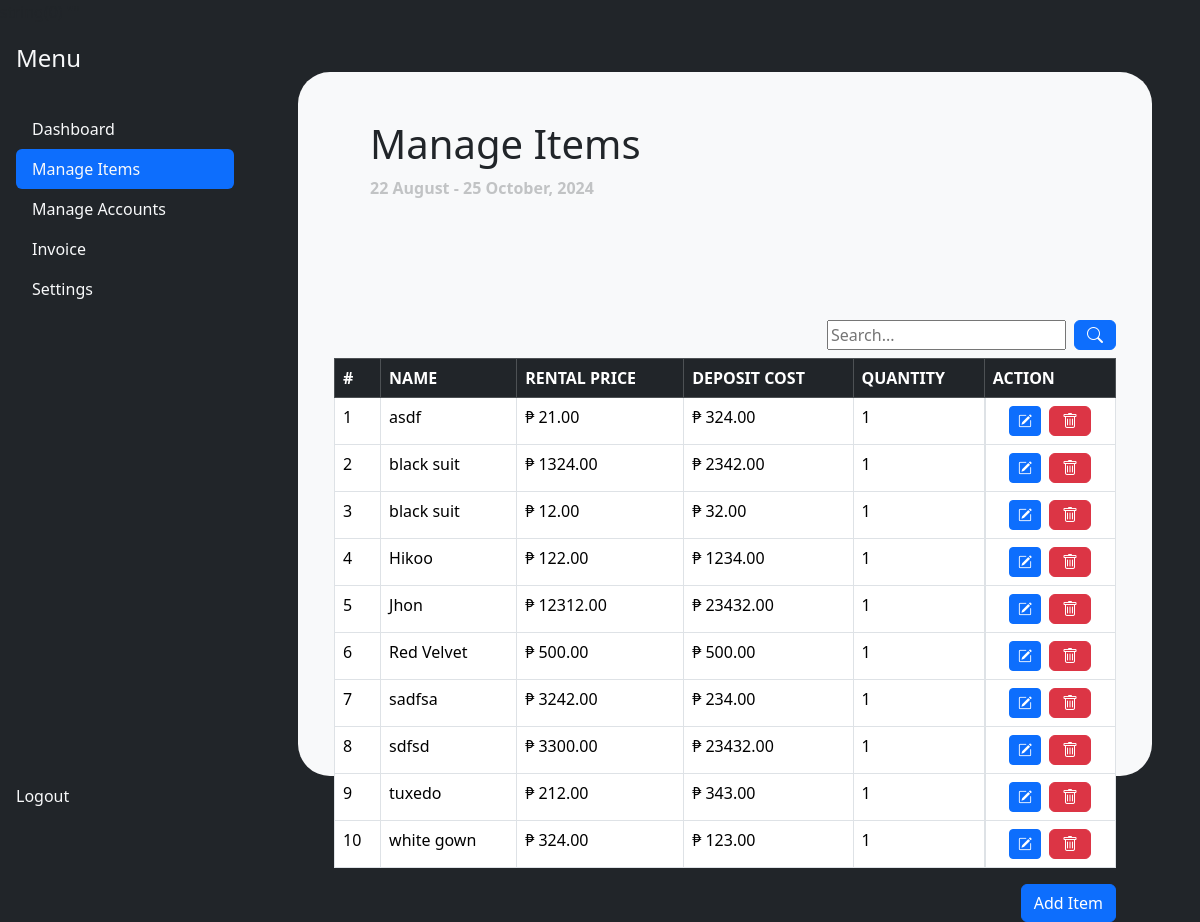
Before: /frontend/admin/manage.php with the older database file.
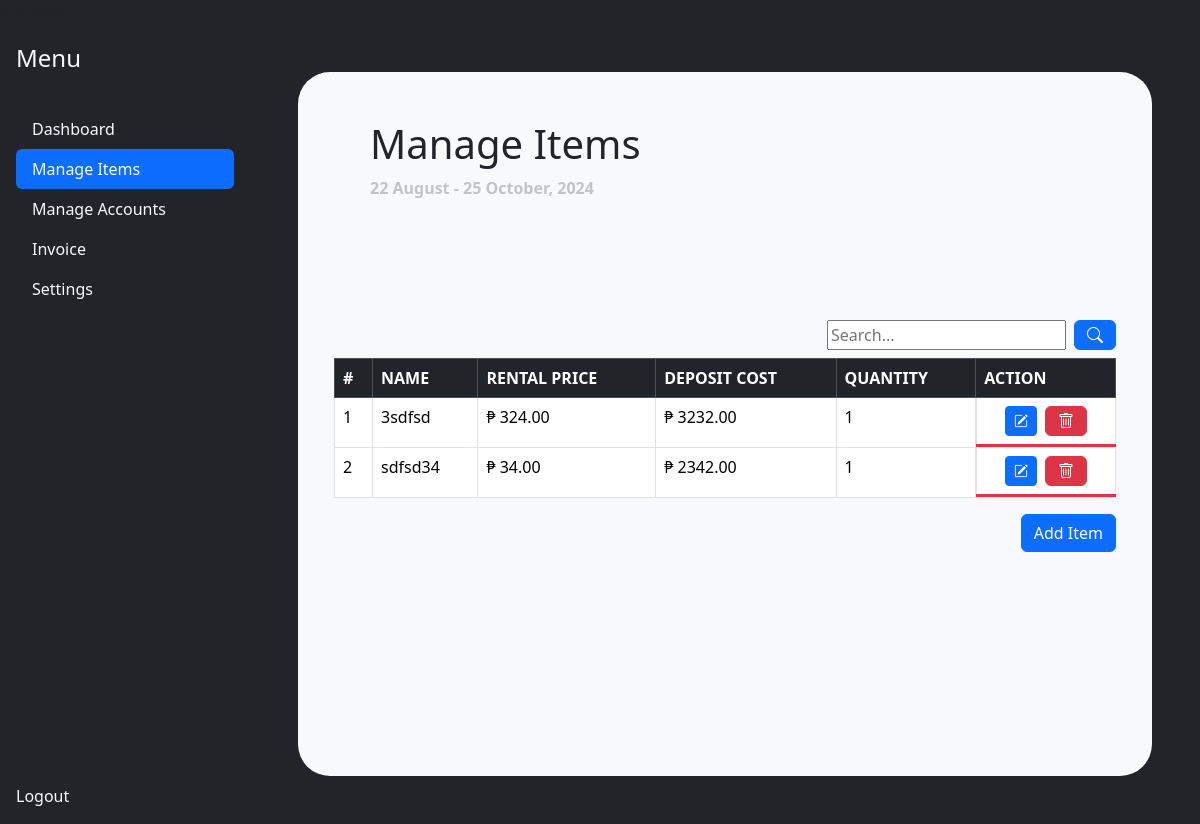
After: the same page with the newer database file.
### tables this page shows
CREATE TABLE `item` (
  `item_id` int(11) NOT NULL,
  `name` varchar(255) DEFAULT NULL,
  `type` varchar(255) DEFAULT NULL,
  `size` decimal(11,2) DEFAULT NULL,
  `deposit_cost` decimal(11,2) DEFAULT NULL,
  `rental_cost` decimal(11,2) DEFAULT NULL,
  `quantity` int(11) DEFAULT 0,
  `owner_id` int(11) DEFAULT NULL,
  `in_stock` tinyint(1) DEFAULT 1
);

### backend/classes/item.class.php (called while the page is built, shortened)
<?php
require_once 'database.php';
class Item{
    protected $db ;
    function __construct(){
        $this->db = new Database();
    }
    function show_items(){
        $sql = "SELECT * FROM item
        ORDER BY name ASC;";
        $query =  $this->db->connect()->prepare($sql);
        if($query->execute()){
            $data = $query->fetchAll();
        }
        return $data;
    }
}
?>

### backend/classes/database.php (called while the page is built)
<?php
class Database{
    private $host = 'localhost';
    private $username = 'root';
    private $password = '';
    private $database = 'rental_management_system';
    protected $connection;
    function connect(){
        try
			{
				$this->connection = new PDO("mysql:host=$this->host;dbname=$this->database",
											$this->username, $this->password);
			}
			catch (PDOException $e)
			{
				echo "Connection error " . $e->getMessage();
			}
        return $this->connection;
    }
}
?>

### frontend/admin/manage_main.php (the view, shortened to what this page needs)
<div class = "w-100 bg-light m-5 p-4 rounded-5">
    <div class = "containter d-flex  ">
        <div class = "col-8  px-5 py-4">
            <div class = "mb-5">
                <h1>Manage Items</h1>
                <span class = "opacity-25 fw-bold">22 August - 25 October, 2024</span>
            </div>
        </div>
    </div>
        <section class = "container mt-5">
        <div class = "d-flex justify-content-end gap-2 mb-2">
            <input type="text" placeholder = "Search..." id = "searchInput" name = "query"> <button class = "btn btn-primary" id ="searchButton"><i class="bi bi-search"></i> </button>
        </div>
            <table class="table table-bordered table-hover"  >
            <thead class="table-dark">
                <tr>
                    <th>#</th>
                    <th>NAME</th>
                    <th>RENTAL PRICE</th>
                    <th>DEPOSIT COST</th>
                    <th>QUANTITY</th>
                    <th>ACTION</th>
                </tr>
            </thead>
            <tbody  class ="bg-danger" style = "height: 100px; overflow-y: scroll";>
                <?php
                    require_once '../../backend/classes/item.class.php';
                    $item = new Item();
                    $results = $item->show_items();
                    if (!empty($results)) {
                        $i = 1;
                        foreach ($results as $value) {
                ?>
                <tr>
                    <td><?php echo $i; ?></td>
                    <td><?php echo htmlspecialchars($value['name']); ?></td>
                    <td><?php echo "₱ " . htmlspecialchars($value['rental_cost']); ?></td>
                    <td><?php echo "₱ " . htmlspecialchars($value['deposit_cost']); ?></td>
                    <td><?php echo htmlspecialchars($value['quantity']); ?></td>
                    <td class="text-center d-flex justify-content-center gap-2">
                        <button class="btn btn-primary btn-sm edit-item-btn" data-bs-toggle="modal" data-id="<?php echo $value['item_id']; ?>"
                            data-name="<?php echo htmlspecialchars($value['name']); ?>"
                            data-type="<?php echo htmlspecialchars($value['type']); ?>"
                            data-size="<?php echo htmlspecialchars($value['size']); ?>"
                            data-deposit-cost="<?php echo htmlspecialchars($value['deposit_cost']); ?>"
                            data-rental-cost="<?php echo htmlspecialchars($value['rental_cost']); ?>">
                            <i class="bi bi-pencil-square"></i>
                        </button>
                        <button class="btn btn-danger delete-item-btn" data-id = "<?php echo $value['item_id']; ?> "><i class="bi bi-trash"></i></button>
                    </td>
                </tr>
                <?php
                            $i++;
                        }
                    } else {
                ?>
                <tr>
                    <td colspan="6" class="text-center">No records found</td>
                </tr>
                <?php
                    }
                ?>
            </tbody>
        </table>
        <div class = "d-flex justify-content-end">
            <button type="button" class="btn btn-primary" data-bs-toggle="modal" data-bs-target="#addItemModal">
                Add Item
            </button>
        </div>
        </section>
</div>
</div>

Changed rows visible on the page:
removed item: name "asdf", rental_cost "21.00", deposit_cost "324.00", quantity "1"
removed item: name "black suit", rental_cost "1324.00", deposit_cost "2342.00", quantity "1"
removed item: name "black suit", rental_cost "12.00", deposit_cost "32.00", quantity "1"
removed item: name "Hikoo", rental_cost "122.00", deposit_cost "1234.00", quantity "1"
removed item: name "Jhon", rental_cost "12312.00", deposit_cost "23432.00", quantity "1"
removed item: name "Red Velvet", rental_cost "500.00", deposit_cost "500.00", quantity "1"
removed item: name "sadfsa", rental_cost "3242.00", deposit_cost "234.00", quantity "1"
removed item: name "sdfsd", rental_cost "3300.00", deposit_cost "23432.00", quantity "1"
removed item: name "tuxedo", rental_cost "212.00", deposit_cost "343.00", quantity "1"
removed item: name "white gown", rental_cost "324.00", deposit_cost "123.00", quantity "1"
added item: name "3sdfsd", rental_cost "324.00", deposit_cost "3232.00", quantity "1"
added item: name "sdfsd34", rental_cost "34.00", deposit_cost "2342.00", quantity "1"
